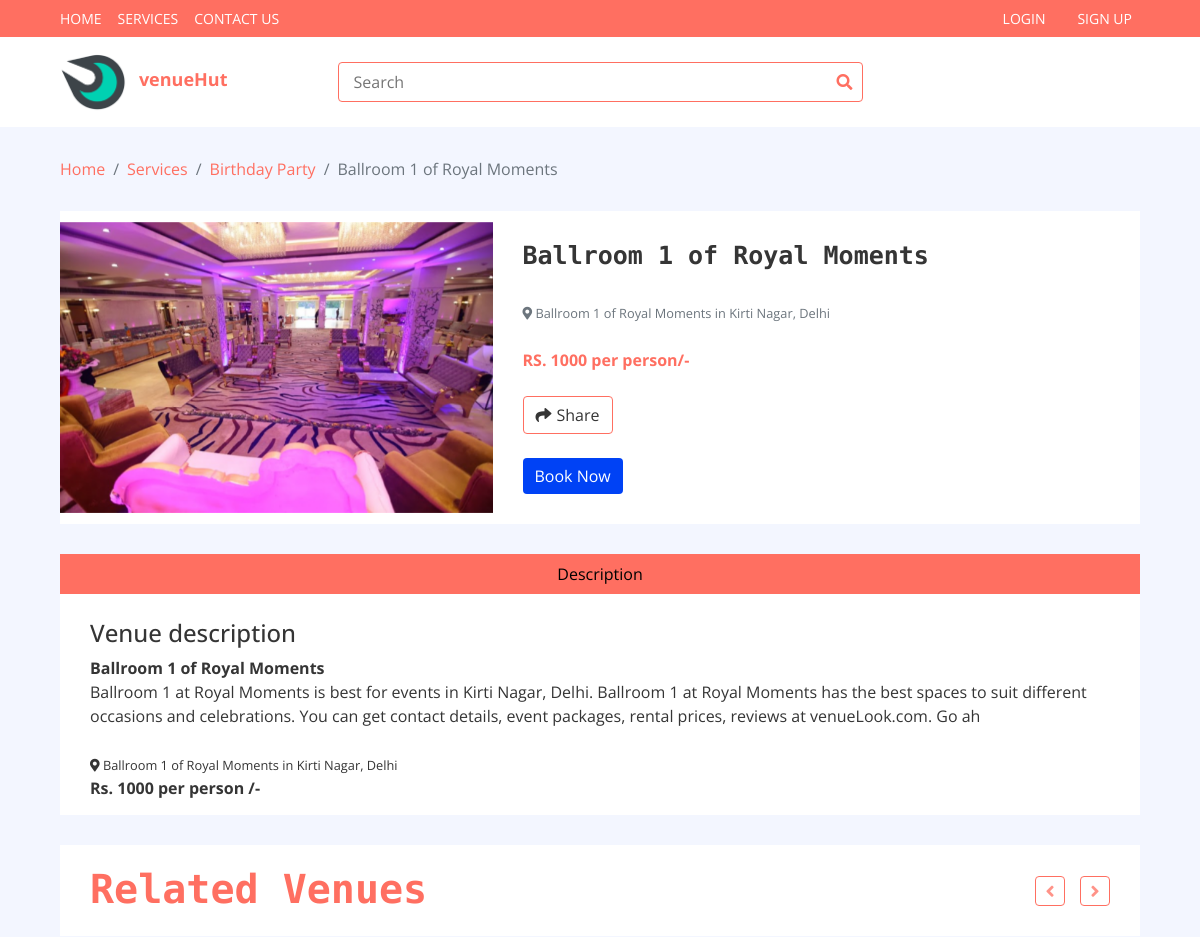
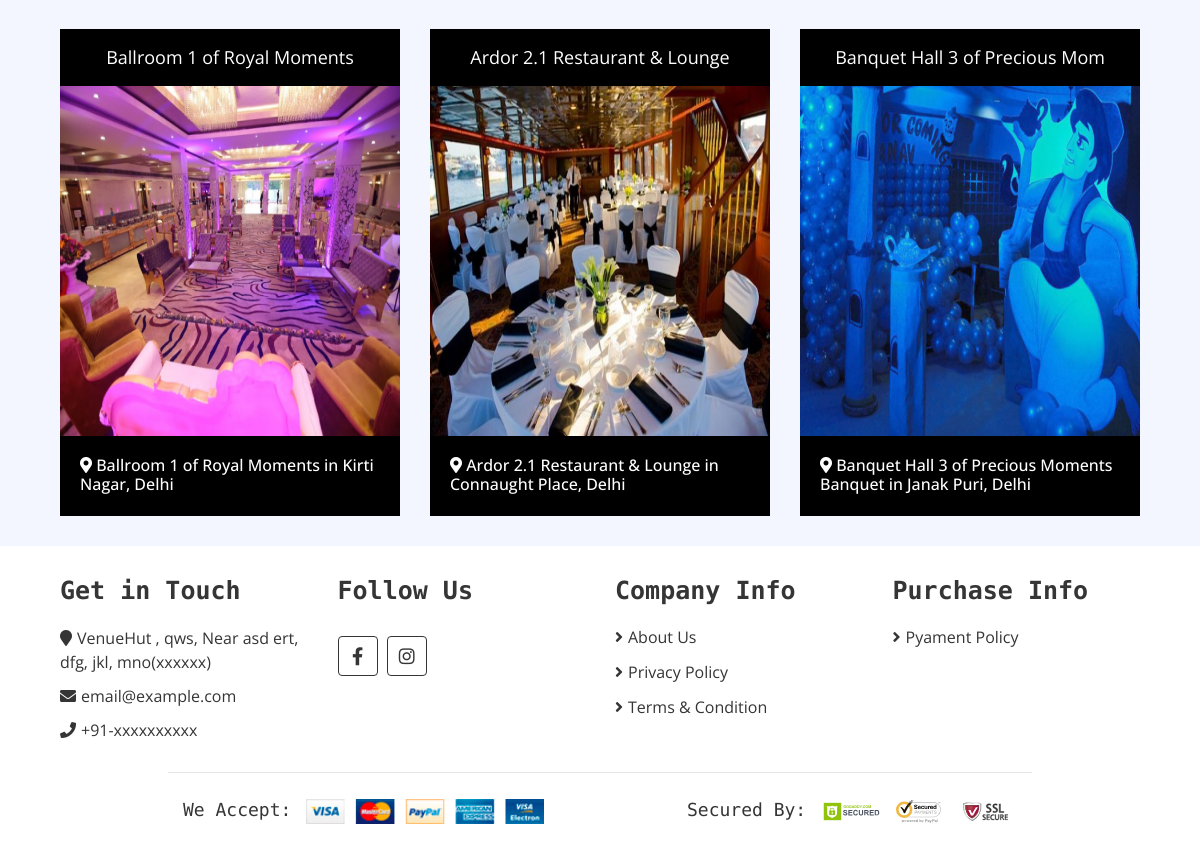
Page /venue-detail.php?id=13 on the committed database (2 pictures, top to bottom).
### tables this page shows
CREATE TABLE `services` (
  `service_Id` int(11) NOT NULL,
  `service_name` varchar(30) NOT NULL,
  `service_description` varchar(255) NOT NULL,
  `service_Image` varchar(255) NOT NULL
);

CREATE TABLE `venues` (
  `venue_id` int(11) NOT NULL,
  `user_id` int(11) NOT NULL,
  `service_Id` int(11) NOT NULL,
  `venue_name` varchar(30) NOT NULL,
  `venue_location` varchar(100) NOT NULL,
  `venue_description` text NOT NULL,
  `venue_image` varchar(255) NOT NULL,
  `venue_price` varchar(255) NOT NULL
);

### venue-detail.php (the view, shortened to what this page needs)
<?php
include("conn.php");
if (isset($_GET['id'])) {
    $id = $_GET['id'];
    $sid = "SELECT `service_Id`, `venue_name` FROM `venues` WHERE `venue_id` = '$id'";
    $result = mysqli_query($conn, $sid);
    $row = mysqli_fetch_array($result, MYSQLI_ASSOC);
    $service_id = $row['service_Id'];
    $Venue = $row['venue_name'];
    $sql = "SELECT * FROM `services` WHERE `service_Id` = '$service_id'";
    $result = mysqli_query($conn, $sql);
    while ($row = mysqli_fetch_array($result, MYSQLI_ASSOC)) {
        $service = $row['service_name'];
    }
}
?>
<!DOCTYPE html>
<html lang="en">
<head>
    <link rel="stylesheet" href="https://cdnjs.cloudflare.com/ajax/libs/font-awesome/4.7.0/css/font-awesome.min.css">
    <link href="https://stackpath.bootstrapcdn.com/bootstrap/4.4.1/css/bootstrap.min.css" rel="stylesheet">
    <link href="https://cdnjs.cloudflare.com/ajax/libs/font-awesome/5.10.0/css/all.min.css" rel="stylesheet">
    <link href="lib/slick/slick.css" rel="stylesheet">
    <link href="lib/slick/slick-theme.css" rel="stylesheet">
    <link href="css/style.css" rel="stylesheet">
</head>
<body>
    <div class="nav">
        <div class="container-fluid">
            <nav class="navbar navbar-expand-md bg-dark navbar-dark">
                <div class="collapse navbar-collapse justify-content-between" id="navbarCollapse">
                    <div class="navbar-nav mr-auto">
                        <a href="./index.php" class="nav-item nav-link">Home</a>
                        <a href="./index.php#services" class="nav-item nav-link">Services</a>
                        <a href="./contact.php" class="nav-item nav-link">Contact Us</a>
                    </div>
                </div>
                <div class="navbar-nav-end d-flex">
                        <?php
                        if (isset($_SESSION['user'])) {
                        ?>
                            <a class="nav-item nav-link" href="./logout.php">Logout</a>
                        <?php
                        } else {
                        ?>
                            <a class="nav-item nav-link" href="./login.php">Login</a>
                            <a class="nav-item nav-link" href="./Registration.php">Sign Up</a>
                        <?php
                        }
                        ?>
                    </div>
            </nav>
        </div>
    </div>
    <div class="bottom-bar">
        <div class="container-fluid">
            <div class="row align-items-center">
                <div class="col-md-3">
                    <div class="logo">
                        <a href="index.php">
                            <img src="img/favicon.png" alt="Logo"> <span class="mx-2" style="font-weight: bold; font-size:large;">venueHut</span>
                        </a>
                    </div>
                </div>
                <div class="col-md-6">
                    <form action="./search.php" method="post">
                        <div class="search">
                            <input type="text" placeholder="Search" name="search">
                            <button type="submit"><i class="fa fa-search"></i></button>
                        </div>
                    </form>
                </div>
            </div>
        </div>
    </div>
    <div class="breadcrumb-wrap">
        <div class="container-fluid">
            <ul class="breadcrumb">
                <li class="breadcrumb-item"><a href="./index.php">Home</a></li>
                <li class="breadcrumb-item"><a href="./index.php#services">Services</a></li>
                <li class="breadcrumb-item"><a href="./venue.php?id=<?php echo $service_id; ?>"><?php echo $service; ?></a></li>
                <li class="breadcrumb-item active"><?php echo $Venue; ?></li>
            </ul>
        </div>
    </div>
    <div class="product-detail">
        <div class="container-fluid">
            <div class="row">
                <div class="col-lg-12">
                    <?php
                    $ssq = "SELECT * FROM `venues` WHERE `venue_id` = $id";
                    $result = mysqli_query($conn, $ssq);
                    while ($row = mysqli_fetch_array($result, MYSQLI_ASSOC)) {
                    ?>
                        <div class="product-detail-top">
                            <div class="row align-items-center">
                                <div class="col-md-5">
                                    <div class="product-slider-single normal-slider">
                                        <img src="./upload/<?php echo trim($row['venue_image']); ?>" alt="Venue Image" height="350px" width="auto">
                                    </div>
                                </div>
                                <div class="col-md-7">
                                    <div class="product-content">
                                        <div class="title">
                                            <h2><?php echo $row['venue_name']; ?></h2>
                                            <br>
                                            <small class="text-muted"><i class="fas fa-map-marker-alt"></i> <?php echo $row['venue_location']; ?></small>
                                        </div>
                                        <div class="price my-4">
                                            <p style="font-size:medium;">RS. <?php echo $row['venue_price']; ?>/-</p>
                                        </div>
                                        <div class="action">
                                            <a class="btn mb-4" id="share"><i class="fa fa-share"></i>Share</a>
                                            <form method="post">
                                            <button name="book" class="btn" style="background: #0042F5; color: #ffffff; border: none;" data-toggle="modal" data-target="#BookModal" <?php if(!isset($_SESSION['user'])) { echo 'onclick="check()"'; echo 'type="button"'; } else{ echo 'type="submit"';} ?>> Book Now </button>
                                            </form>
                                        </div>
                                    </div>
                                </div>
                            </div>
                        </div>
                        <div class="row product-detail-bottom">
                            <div class="col-lg-12">
                                <ul class="nav nav-pills nav-justified">
                                    <li class="nav-item">
                                        <a class="nav-link active" data-toggle="pill" href="#description">Description</a>
                                    </li>
                                </ul>
                                <div class="tab-content">
                                    <div id="description" class="container tab-pane active">
                                        <h4>Venue description</h4>
                                        <strong><?php echo $row['venue_name']; ?></strong>
                                        <br>
                                        <?php echo $row['venue_description']; ?>
                                        <br>
                                        <br>
                                        <small><i class="fas fa-map-marker-alt"></i> <?php echo $row['venue_location']; ?></small>
                                        <br>
                                        <strong><a class="button is-primary mt-6">Rs. <?php echo $row['venue_price']; ?> /-</a></strong>
                                    </div>
                                </div>
                            </div>
                        </div>
                    <?php
                    }
                    ?>
                    <div class="product">
                        <div class="section-header">
                            <h1>Related Venues</h1>
                        </div>
                        <div class="row align-items-center product-slider product-slider-3">
                            <?php
                            $ssq = "SELECT * FROM `venues` WHERE `service_Id` = $service_id";
                            $result = mysqli_query($conn, $ssq);
                            while ($row = mysqli_fetch_array($result, MYSQLI_ASSOC)) {
                            ?>
                                <div class="col-lg-3">
                                    <div class="product-item">
                                        <div class="product-title">
                                            <a href="#"><?php echo $row['venue_name']; ?></a>
                                        </div>
                                        <div class="product-image">
                                            <a href="./venue-detail.php?id=<?php echo $row['venue_id']; ?>">
                                                <img src="./upload/<?php echo trim($row['venue_image']); ?>" alt="Product Image" height="350px" width="auto">
                                            </a>
                                        </div>
                                        <div class="product-price">
                                            <h3 style="font-size:medium;"><i class="fas fa-map-marker-alt"></i> <?php echo $row['venue_location']; ?></h3>
                                        </div>
                                    </div>
                                </div>
                            <?php
                            }
                            ?>
                        </div>
                    </div>
                </div>
            </div>
        </div>
    </div>
    <?php
    include('./footer.php');
    ?>
</body>
</html>

### css/style.css (style rules this page uses)
body { color: #353535; font-family: 'Open Sans', sans-serif; font-weight: 400; background: #f3f6ff; }
a { color: #FF6F61; }
h1 { font-family: 'Source Code Pro', monospace; font-weight: 900; }
h2 { font-family: 'Source Code Pro', monospace; font-weight: 700; }
@media (min-width: 992px) { .container-fluid { padding-right: 60px; padding-left: 60px; } }
.btn { color: #FF6F61; background: #ffffff; border: 1px solid #FF6F61; }
.nav { position: relative; }
@media (min-width: 992px) { .nav .container-fluid { padding-left: 52px; padding-right: 52px; } }
.nav .navbar { height: 100%; padding: 0; }
@media (min-width: 768px) { .nav, .nav .navbar { background: #FF6F61 !important; } }
@media (min-width: 768px) { .nav .navbar-dark a.nav-link { color: #ffffff; font-size: 14px; text-transform: uppercase; } }
.bottom-bar { padding: 15px 0; background: #ffffff; margin-bottom: 30px; }
.bottom-bar .logo { text-align: left; overflow: hidden; }
.bottom-bar .logo a img { max-height: 60px; }
.bottom-bar .search { width: 100%; }
.bottom-bar .search input[type=text] { width: 100%; height: 40px; padding: 0 15px; color: #666666; border: 1px solid #FF6F61; border-radius: 4px; }
.bottom-bar .search button { position: absolute; width: 40px; height: 38px; top: 1px; right: 16px; padding: 0 15px; border: none; background: none; color: #FF6F61; border-radius: 0 2px 2px 0; }
@media (min-width: 768px) { .bottom-bar { max-height: 90px; } }
.breadcrumb-wrap { position: relative; width: 100%; }
.breadcrumb-wrap .breadcrumb { margin: 0; padding: 0; background: transparent; }
.product-item { position: relative; }
.product-item .product-title { padding: 15px; text-align: center; background: #000000; transition: all .3s; }
.product-item .product-title a, .product-item .product-title .ratting { position: relative; width: 100%; }
.product-item .product-title a { margin-bottom: 5px; color: #ffffff; font-size: 18px; }
.product-item .product-image { position: relative; overflow: hidden; }
.product-item .product-image a { display: block; background: #ffffff; transition: .3s; }
.product-item .product-image img { width: 100%; transition: all .3s; }
.product-item .product-price { padding: 20px; background: #000000; transition: all .3s; }
.product-item .product-price h3 { display: inline-block; color: #ffffff; margin: 0; }
.product .section-header { margin-bottom: 30px; padding: 20px 30px 15px 30px; color: #FF6F61; background: #ffffff; }
.product-detail { position: relative; width: 100%; padding: 30px 0; }
.product-detail .product-detail-top, .product-detail .product-detail-bottom { margin-bottom: 30px; }
.product-detail .product-detail-top { padding: 0; background: #ffffff; }
.product-detail .product-slider-single img { width: 100%; }
.product-detail .product-content, .product-detail .product-content .title, .product-detail .product-content .ratting, .product-detail .product-content .price, .product-detail .product-content .details, .product-detail .product-content .quantity, .product-detail .product-content .action { position: relative; width: 100%; }
.product-detail .product-content { padding: 30px; }
@media (min-width: 768px) { .product-detail .product-content { padding-left: 0; } }
.product-detail .product-content .title h2 { font-size: 25px; margin-bottom: 5px; }
.product-detail .product-content .price, .product-detail .product-content .quantity, .product-detail .product-content .p-size, .product-detail .product-content .p-color { margin-bottom: 15px; }
.product-detail .product-content .price p { display: inline-block; color: #FF6F61; font-size: 30px; font-weight: 700; margin: 0; }
.product-detail .product-content .action a:first-child { margin-right: 11px; }
.product-detail .product-content .action a i { margin-right: 5px; }
.product-detail .nav.nav-pills .nav-link { color: #FF6F61; background: #000000; border-radius: 0; transition: all .3s; }
.product-detail .nav.nav-pills .nav-link:hover, .product-detail .nav.nav-pills .nav-link.active { color: #000000; background: #FF6F61; }
.product-detail .tab-content { background: #ffffff; padding: 25px 15px 15px 15px; }

### rows in the picture
services: service_name "Birthday Party"
venues: venue_name "Ballroom 1 of Royal Moments", venue_image (picture), venue_location "Ballroom 1 of Royal Moments in Kirti Nagar, Delhi", venue_price "1000 per person", venue_description "Ballroom 1 at Royal Moments is best for events in Kirti Nagar, Delhi. Ballroom 1 at Royal Moments has the best spaces to suit different occasions and celebrations. You can get contact details, event packages, rental prices, reviews at venueLook.com. Go ah"
venues: venue_name "Ardor 2.1 Restaurant & Lounge", venue_image (picture), venue_location "Ardor 2.1 Restaurant & Lounge in Connaught Place, Delhi"
venues: venue_name "Banquet Hall 3 of Precious Mom", venue_image (picture), venue_location "Banquet Hall 3 of Precious Moments Banquet in Janak Puri, Delhi"
